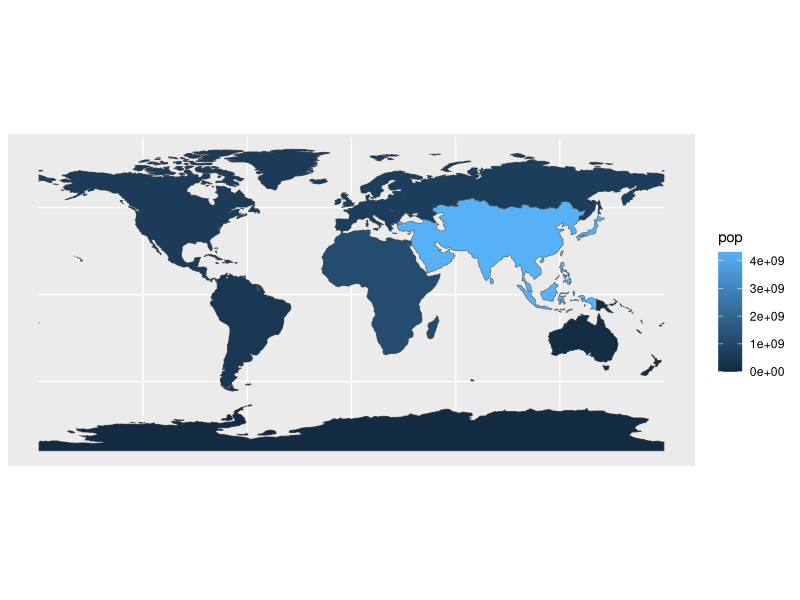
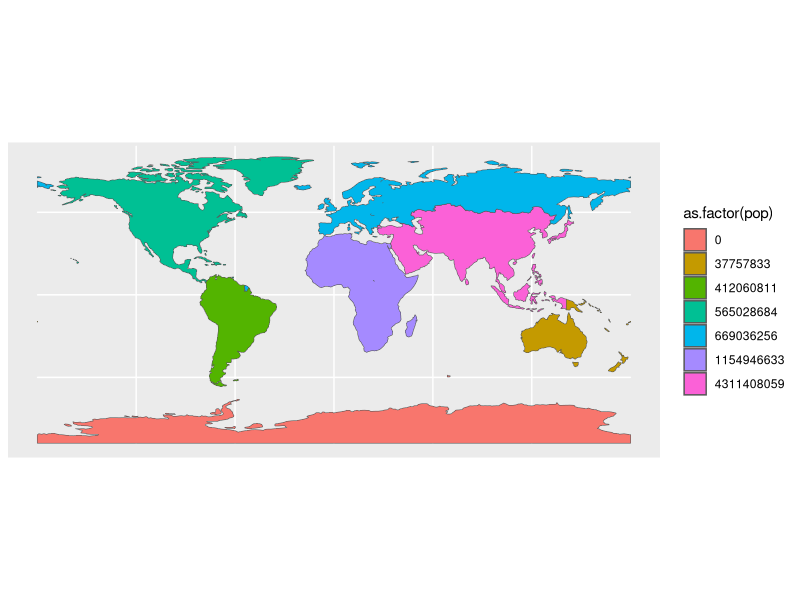
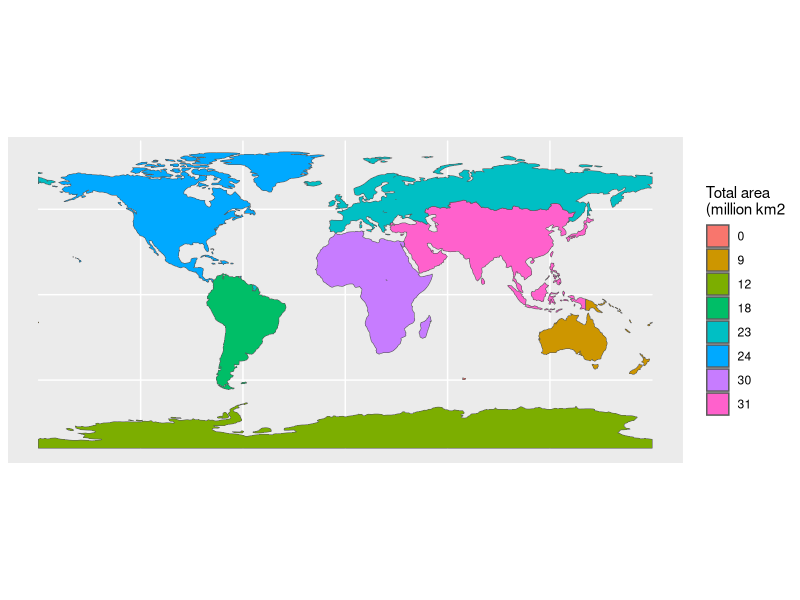
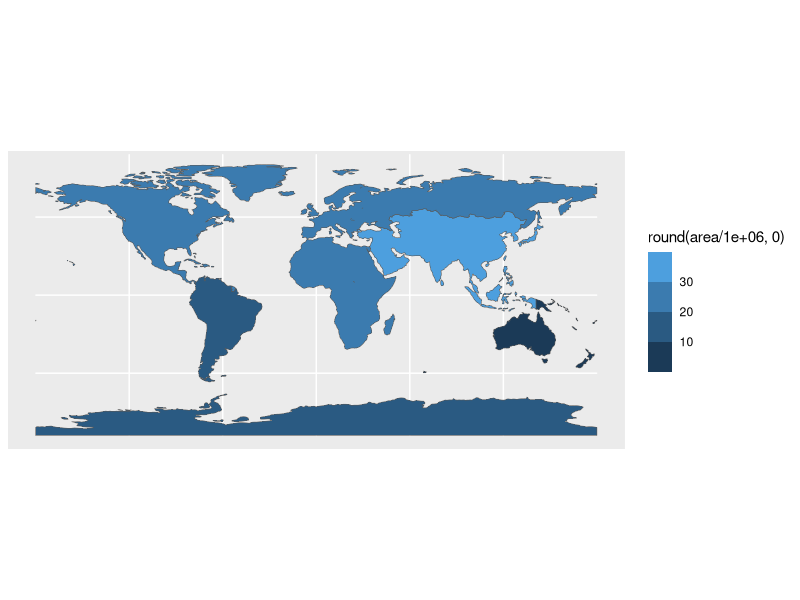
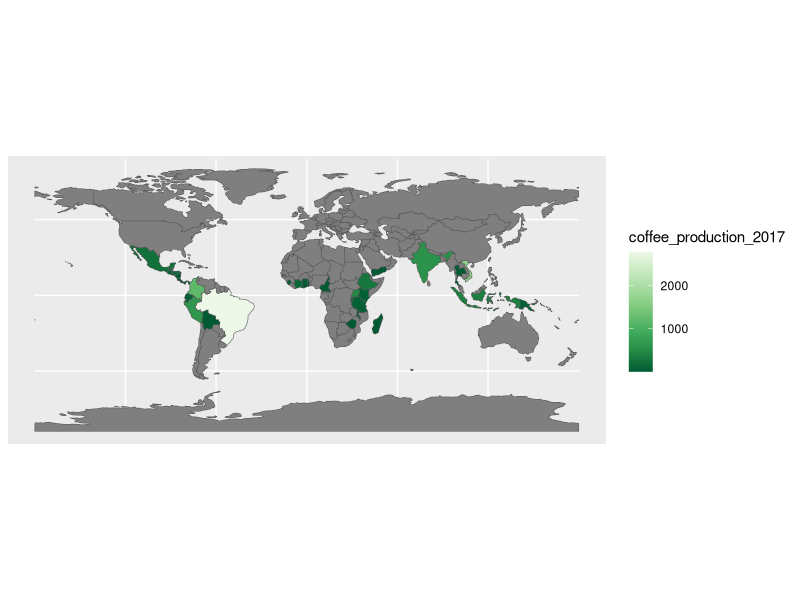
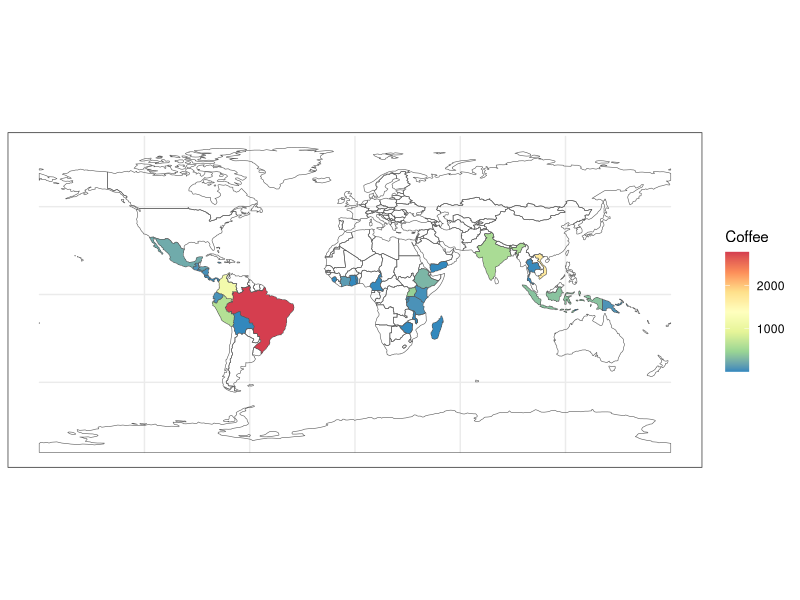

These figures' R source, in order: (Note: this script raises an error after producing the figures.)
## ------------------------------------------------------
## 01_CLASS03.R - R Script for Lecture 03 (GIS course).

# version: 1.0
# Author: Bruno Conte Leite @2022-23
# b.conte@unibo.it

## ------------------------------------------------------

library(sf) # simple features' library
library(spData) # library of spatial datasets
library(tidyverse) # dplyr, ggplot, ...

# 1. SF ATTRIBUTE OPERATIONS ----

# Let us use the world dataset for that:
sf.world <- world

# 1.1. Basic operations:

# Slicing (choosing rows):
sf.world[1:3,] # basic R 'vector' syntax
sf.world %>% # tidyverse syntax 
  slice(1:3)

# Selecting (choosing columns
# /variables):
sf.world[,1:3]
sf.world %>% 
  select(1:3) # or by names, as we already did

# Filtering: countries whose area>200.000 km2
sf.world %>% 
  filter(area_km2>200000) # select variables

# Filtering: note that there is an underlying
# logical vector (TRUE/FALSE):
sf.world$area_km2>200000
logical.vector <- sf.world$area_km2>200000
sf.world[logical.vector,]


# 1.2. Aggregating

# Let us start with a simple data.frame 
# example (no geometry):
df.world <- st_drop_geometry(sf.world) # it is just a data set

# Aggregating (collapsing, in Stata) total
# area in each continent:

df.world %>% 
  group_by(continent) %>% 
  summarise(total_area = sum(area_km2))

# Multiple variables:
df.world %>% 
  group_by(continent) %>% 
  summarise(total_area = sum(area_km2), average_pop = mean(pop))
# Watch out for missing data (NA)!!!

df.world %>% 
  group_by(continent) %>% 
  summarise(total_area = sum(area_km2), average_pop = mean(pop,na.rm=T))
# NaN: average of zeros/NA; that is missing data in
# all observations of the group (continent)

rm(df.world)

# Aggregating SF: also aggregate geometries
# (if polygons, make them multipolygon AND
# join the polygons that touch one another)

sf.world.agg <- world %>% 
  group_by(continent) %>% 
  summarize(pop = sum(pop))

# Likely error: how to solve it?
# https://stackoverflow.com/questions/68478179/how-to-resolve-spherical-geometry-failures-when-joining-spatial-data
sf_use_s2(F)
# be careful with this: it is happening because this
# geometry has low precision! Not reccomended!

sf.world.agg <- sf.world %>% 
  group_by(continent) %>% 
  summarize(pop = sum(pop,na.rm=T))

ggplot(sf.world.agg) +
  geom_sf(aes(fill=pop))

# Using factors inside aesthetics
# (transform continuous scale into
# discrete):
ggplot(sf.world.agg) +
  geom_sf(aes(fill=as.factor(pop)))

# Multiple aggregation:
sf.world.agg <- sf.world %>% 
  group_by(continent) %>% 
  summarise(pop = sum(pop,na.rm = T), area = sum(area_km2,na.rm = T))

ggplot(sf.world.agg) +
  geom_sf(aes(fill=as.factor(round(area/1e6,0)))) +
  scale_fill_discrete(name = 'Total area\n(million km2')
  # what is scale_*()?

ggplot(sf.world.agg) +
  geom_sf(aes(fill=round(area/1e6,0))) +
  scale_fill_binned()
# what is scale_*()?

rm(sf.world.agg)

# 3.3. Vector merging (joining):

# Suppose we have an additional dataset
df.coffe <- coffee_data
df.coffe

# Merging (joining it) to the sf:

sf.world.merged <-sf.world %>% 
  left_join(df.coffe)
# all variables from sf.world linked to
# coffe production from df.coffee!

sf.world.merged %>% 
  select(name_long,continent,coffee_production_2017)

ggplot(sf.world.merged) +
  geom_sf(aes(fill=coffee_production_2017)) +
  scale_fill_distiller(palette = 'Greens')

ggplot(sf.world.merged) +
  geom_sf(aes(fill=coffee_production_2017)) +
  scale_fill_distiller(name = 'Coffee', palette = 'Spectral', na.value = NA) +
  theme_bw()

# What if the "merging variables" between datasets
# do not have the same names?

# Here I artificially change names in the coffe data:
df.coffe <- df.coffe %>% 
  rename(country.name = name_long)

# Try to merge:
sf.world %>% 
  left_join(df.coffe)

# Telling which variables link the two datasets:
sf.world %>% 
  left_join(df.coffe,by = c(name_long =  'country.name'))

# Generating variables (mutating):

# Coffe per capita:
sf.world.merged <- sf.world.merged %>% 
  mutate(coffee_capita = coffee_production_2016/pop)

ggplot(sf.world.merged) +
  geom_sf(aes(fill=coffee_capita))

# You can calculate the new variable directly
# inside the aes(). Example with coffee/area

ggplot(sf.world.merged) +
  geom_sf(aes(fill=(coffee_production_2016/area_km2))) +
  scale_fill_distiller(name = NULL)


# ----

# 2. SF SPATIAL OPERATIONS: ----

# Same idea that attribute data, but
# based on the relationship between two
# geometries

# The following is inspired on Chapter 4.2
#  https://r.geocompx.org/spatial-operations.html

# 2.1. Spatial subsetting (e.g. filtering)

sf.cant <- nz  %>%  filter(Name == "Canterbury")
sf.nzpeaks <- nz_height

# Visualizing:
ggplot() +
  geom_sf(data = nz,fill='white') + # whole New Zealand
  geom_sf(data = sf.cant, aes(fill='Canterbury')) + # Only Canterbury
  geom_sf(data = sf.nzpeaks,shape = 2)

# What if we want to filter peaks in Canterbury?

sf.cant.peaks <- sf.nzpeaks[sf.cant,] # slicing
# Equivalent (in intuition) to:
# sf.cant.peaks <- sf.nzpeaks[sf.nzpeaks inside sf.cant,]

ggplot() +
  geom_sf(data = nz,fill='white') + # whole New Zealand
  geom_sf(data = sf.cant, aes(fill='Canterbury')) + # Only Canterbury
  geom_sf(data = sf.nzpeaks,shape = 2) +
  geom_sf(data = sf.cant.peaks,shape = 2,color='blue')

# Note: underlying the spatial filtering, there is
# TOPOLOGICAL RELATIONSHIP of INTERSECTION (TRUE/FALSE)
st_intersects(x = sf.nzpeaks, y = sf.cant)
st_intersects(x = sf.nzpeaks, y = sf.cant,sparse = F)

# Using sf's spatial filtering function:
sf.nzpeaks %>% 
  st_filter(sf.cant) # much nicer!

# If interested in another Topological
# relationship (e.g. touches):
sf.nzpeaks %>% 
  st_filter(sf.cant, .predicate = st_within)
  # should not change the result

# Note: the dot '.' before the predicate and
# that the spatial function (st_touches) is
# written without the (): st_touches

# 2.2. Spatial joining

# Idea: similar to merging, but based on
# topological relations. As before, standard is
# st_intersects()

# Generating a random SF points:
set.seed(2018) # set seed for reproducibility
bb <- st_bbox(world) # the world's bounds
#>   xmin   ymin   xmax   ymax 
#> -180.0  -89.9  180.0   83.6
random_df <- data.frame(
  x = runif(n = 10, min = bb[1], max = bb[3]),
  y = runif(n = 10, min = bb[2], max = bb[4])
)
rm(bb)
sf.random_points <- random_df %>% 
  st_as_sf(coords = c("x", "y"))  %>%  # set coordinates
  st_set_crs("EPSG:4326") # set geographic CRS
rm(random_df)

# Visualizing:
ggplot() +
  geom_sf(data = world) +
  geom_sf(data = sf.random_points)

# What if we want to merge the country data
# into the SF random points based on intersection?

sf.points.merged <- sf.random_points %>% 
  st_join(world)

ggplot() +
  geom_sf(data = world) +
  geom_sf(data = sf.points.merged, aes(color=name_long))

# As with filtering, st_join() allows for other
# topological relationships:

sf.random_points %>% 
  st_join(world,join = st_covers)
# all missing: points do not cover polygons

# WATCH OUT: ALWAYS CHECKE WHETHER THERE ARE
# FIELDS (VARIABLES) WITH THE SAME NAME!

# Joining based on distance (disjoint
# geometries):

sf.disj.1 <- cycle_hire
sf.disj.2 <- cycle_hire_osm

ggplot() +
  geom_sf(data = sf.disj.1) +
  geom_sf(data = sf.disj.2,color='red', alpha=.5)

# Do they touch?
st_touches(sf.disj.1,sf.disj.2,sparse = F)
any(st_touches(sf.disj.1,sf.disj.2,sparse = F))

# Joining them based on 20 meters distance:
logical.dist <- st_is_within_distance(sf.disj.1, sf.disj.2, 
                        dist = units::set_units(20, "m"))
logical.dist
logical.dist[100:150]

logical.dist <- st_is_within_distance(
  sf.disj.1, 
  sf.disj.2, 
  dist = units::set_units(20, "m"),
  sparse = F
  )
dim(logical.dist)

sf.disjoint.joined <- st_join(
  sf.disj.1, 
  sf.disj.2, 
  st_is_within_distance, 
  dist = units::set_units(20, "m")
  )

# BE CAREFUL: this can be consume a lot of
# CPU time depending on the size of the
# features you are merging!

# 2.3. Spatial join of incongruent layers
# check Chapter 4.2.7 of
# https://r.geocompx.org/spatial-operations.html

# ----

# 3. HANDS-IN EXERCISE ----

# 3.1. Merging and aggregating the
# world's data (attribute operations)

sf.world <- world %>% filter(!is.na(iso_a2))
df.wb <- worldbank_df %>% filter(!is.na(iso_a2))

# 3.2. Spatial operations:

sf.great.london <- lnd
sf.bikes <- cycle_hire

# Spatial filtering:

# Spatial join:

# Spatial join + aggregation:




# ----




























# 
# 
